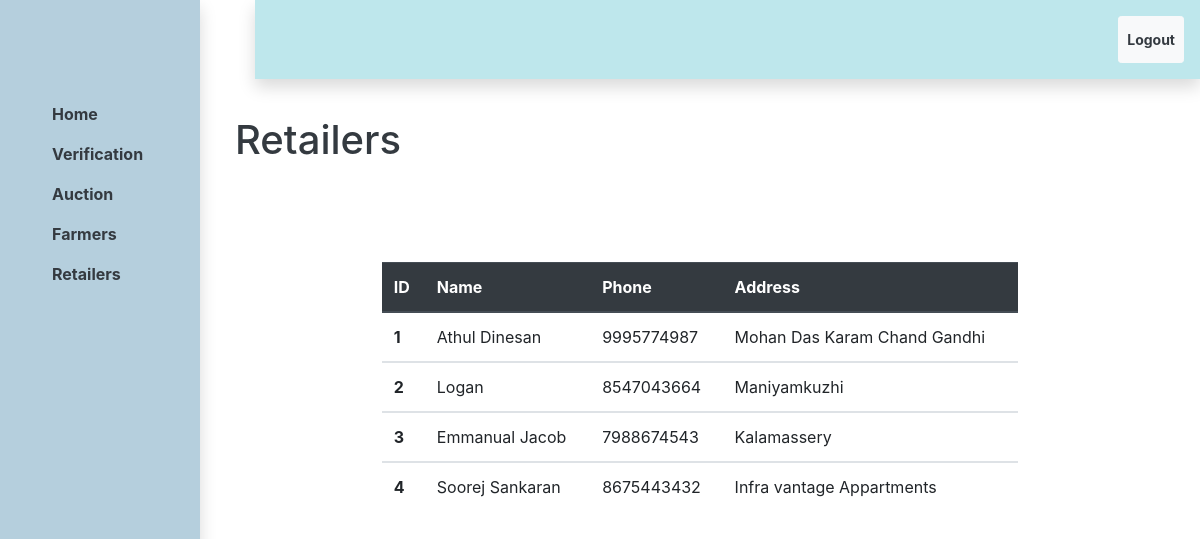
The app's page /admin/retailers.php (signed in) with its own data.
### tables this page shows
CREATE TABLE IF NOT EXISTS `retailer` (
  `rid` int(10) NOT NULL AUTO_INCREMENT,
  `rname` varchar(100) NOT NULL,
  `phone` bigint(10) NOT NULL,
  `passwd` varchar(100) NOT NULL,
  `address` varchar(100) NOT NULL,
  `isVerified` tinyint(1) NOT NULL,
  PRIMARY KEY (`rid`)
);

### admin/retailers.php (the view, shortened to what this page needs)
<?php
include ("dbconfig.php");
?>
<!DOCTYPE html>
<html lang="en">
<head>
    <link rel="stylesheet" href="https://stackpath.bootstrapcdn.com/bootstrap/4.4.1/css/bootstrap.min.css">
</head>
<body>
    <div class="container-fluid">
    <nav class="navbar navbar-expand-xs navbar-dark fixed-top shadow p-3 mb-5" id="a">
          <ul class="navbar-nav ml-auto">
          <button type="button" class="btn btn-sm btn-light">
                <li class="nav-item">
                        <a href="logout.php" class="nav-link font-weight-bold text-dark">Logout</a>
                </li>
          </button>
          </ul>
      </nav>
    <div class="row min-vh-100 flex-column flex-md-row">
        <aside class="col-12 col-md-2 p-0 flex-shrink-1 shadow p-3" id="c">
            <nav class="navbar navbar-expand  navbar-dark flex-md-column flex-row align-items-start py-2" id="b">
                <div class="collapse navbar-collapse ">
                    <ul class="flex-md-column flex-row navbar-nav w-100 justify-content-between">
                        <li class="nav-item">
                            <a class="nav-link pl-0  font-weight-bold text-dark" href="admin_index.php"> <span class="d-none d-md-inline">Home</span></a>
                        </li>
                        <li class="nav-item">
                            <a class="nav-link pl-0 font-weight-bold text-dark" href="verify.php"> <span class="d-none d-md-inline">Verification</span></a>
                        </li>
                        <li class="nav-item">
                            <a class="nav-link pl-0 font-weight-bold text-dark" href="auction.php"> <span class="d-none d-md-inline">Auction</span></a>
                        </li>
                        <li class="nav-item">
                            <a class="nav-link pl-0 font-weight-bold text-dark" href="farmers.php"> <span class="d-none d-md-inline">Farmers</span></a>
                        </li>
                        <li class="nav-item">
                            <a class="nav-link pl-0 font-weight-bold text-dark active" href="retailers.php"> <span class="d-none d-md-inline">Retailers</span></a>
                        </li>
                    </ul>
                </div>
            </nav>
        </aside>
        <main class="col bg-faded py-3 flex-grow-1">
        <h1 class="text-dark" id="space" style="margin-left:20px; margin-top:100px;">Retailers</h2>
            <div class="row">
                        <div class="col-2"></div>
                            <div class="col-8">
                                <table class="table">
                                        <thead class="thead-dark">
                                            <tr>
                                            <th scope="col">ID</th>
                                            <th scope="col">Name</th>
                                            <th scope="col">Phone</th>
                                            <th scope="col">Address</th>
                                            </tr>
                                        </thead>
<?php
$sql1="SELECT * from retailer";
$s1=mysqli_query($con,$sql1);
while(($row=mysqli_fetch_array($s1))==TRUE)
{?>
                                        <tbody>
                                            <tr>
                                            <th scope="row"><?php echo $row[0];?></th>
                                            <td><?php echo $row[1];?></td>
                                            <td><?php echo $row[2];?></td>
                                            <td><?php echo $row[4];?></td>
                                            </tr>
                                        </tbody>
<?php
}
?>
                                </table>
                            </div>
                        <div class="col-2"></div>
        </main>
    </div>
</div>
</body>
</html>

### admin/retailers.php (style rules this page uses)
#a { margin-left:255px; background-color:#BEE7EC; }
#b { margin-top:70px; margin-left:20px; color:#000000; }
#c { background-color:#B5CFDD; }
.table { margin-top:90px; }

### records on screen
retailer: rid "1", rname "Athul Dinesan", phone "9995774987", address "Mohan Das Karam Chand Gandhi"
retailer: rid "2", rname "Logan", phone "8547043664", address "Maniyamkuzhi"
retailer: rid "3", rname "Emmanual Jacob", phone "7988674543", address "Kalamassery"
retailer: rid "4", rname "Soorej Sankaran", phone "8675443432", address "Infra vantage Appartments"
